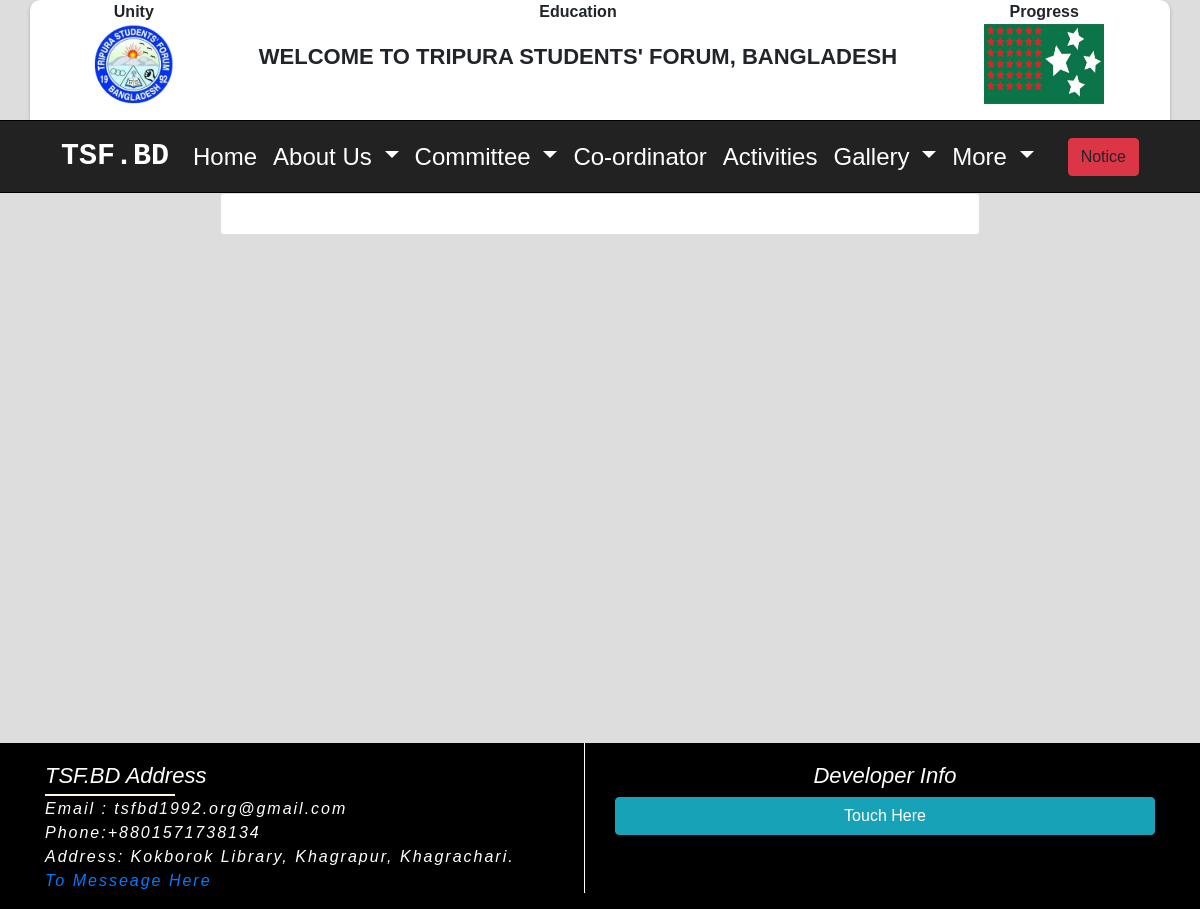
/audio-list/, run on the app's committed database.
### Home_app/models.py (models this page shows, shortened)
class TsfAboutSetting(models.Model):
    tsf_logo = models.ImageField(upload_to='tsf_logo', blank=True)
    tsf_flag = models.ImageField(upload_to='tsf_flag', blank=True)
    tsf_greeting = models.CharField(max_length=255, blank=True)
    country = models.CharField(max_length=255, blank=True)
    tsf_phone = models.CharField(max_length=255, blank=True)
    tsf_email = models.EmailField(max_length=255, blank=True)
    tsf_address = models.TextField(blank=True)
    tsf_about = models.TextField(blank=True)
    tsf_president_name = models.CharField(max_length=255, blank=True)
    tsf_president_photo = models.ImageField(upload_to='president_photo')
    tsf_president_title = models.CharField(max_length=255, blank=True)
    tsf_president_about = models.TextField(blank=True)
    tsf_secretary_name = models.CharField(max_length=255, blank=True)
    tsf_secretary_photo = models.ImageField(upload_to='secretary_photo')
    tsf_secretary_title = models.CharField(max_length=255, blank=True)
    tsf_secretary_about = models.TextField(blank=True)
    tsf_fb_link = models.URLField(max_length=255, blank=True)
    tsf_twitter_link = models.URLField(max_length=255, blank=True)
    tsf_instagram_link = models.URLField(max_length=255, blank=True)
    tsf_linkdin_link = models.URLField(max_length=255, blank=True)
    tsf_youtube_link = models.URLField(max_length=255, blank=True)
    class Meta:
        verbose_name_plural = "TSF ABOUT"

### Vedio_app/views.py (the view)
# urls.py: path('audio-list/', views.audio_list, name='audio_list'),
def audio_list(request):
    about_inform = TsfAboutSetting.objects.get(id=1)
    context = {'about_inform': about_inform }
    return render(request, 'audio/audio.html', context)

### About_app/context_processors.py (called while the page is built)
def about_categories(request):
    about_categories = Category.objects.all()
    return {'about_categories': about_categories }

### Home_app/context_processors.py (called while the page is built)
def about_inform(request):
    about_inform = TsfAboutSetting.objects.first()
    return {'about_inform': about_inform}

def developer_info(request):
    developer_info = DeveloperInfo.objects.first()
    return {'developer_info': developer_info}

### Notice/context_processors.py (called while the page is built)
def notice_list(request):
    notice_list = NoticeBoard.objects.filter(publish_date__lte=timezone.now()).order_by('-publish_date')[:1]
    return {'notice_list': notice_list }

### templates/audio/audio.html (shortened to what this page needs)
{% extends 'home/base.html' %}
{% load static %}
{% load crispy_forms_tags %}
{% block body %}
<section class="vedio_details_secton">
    <div class="container">
        <div class="row justify-content-center">
         <div class=" col-md-8 card">
             <div class="card-body" style="min-height: 550x;">
             </div>
             </div>
      </div>
        </div>
    </section>
{% endblock %}

### templates/home/banner.html
{% load static %}
<section id="banner_section">
  <div class="container logoheder">
     <div class="tsf-logo-box">
       <p  class="dignity">Unity</p>
       <img src="{{ about_inform.tsf_logo.url }}" alt="logo" class="tsf_logo_banner">
     </div>
     <div class="tsf-text-box">
       <p class="dignity">Education</p>
      <h3 class="banner_text">{{ about_inform.tsf_greeting}}, {{ about_inform.country}}</h3>
    </div>
    <div class="tsf-flag-box">
      <p  class="dignity">Progress</p>
      <img src="{{ about_inform.tsf_flag.url}}" alt="flag" class="tsf_flag_banner">
    </div>
    </div>
    </section>

### templates/home/footer.html (shortened to what this page needs)
<div class="container">
    <div class="row">
       <div class="col-md-6">
   <div class="side_left">
    <ul class="footer_list">
      <h2 class="Tsf_info">TSF.BD Address </h2>
       <li class="tsf_email"> Email : {{ about_inform.tsf_email }}</li>
       <li> Phone:{{ about_inform.tsf_phone }}</li>
       <li> Address: {{ about_inform.tsf_address }}</li>
       <li> <a href="{% url 'contact' %}">To Messeage Here</a></li>
     </ul>
   </div>
       </div>
       <div class="col-md-6">
<div class="footer_list">
  <h2 class="developer_title">Developer Info</h2>
<button type="button" class="btn btn-info btn-block" data-toggle="modal" data-target="#exampleModalCenter">
Touch Here
</button>
</div>
            </div>
    </div>
</div>

### Home_app/static/css/home.css (style rules this page uses)
* { margin: 0; padding: 0; }
body { font-family: 'Poppins', sans-serif; }
.logoheder { height: 120px; background: #fff; overflow: hidden; border-radius:10px 10px 0px 0px; box-shadow: rgba(50, 50, 93, 0.25) 0px 2px 5px -1px, rgba(0, 0, 0, 0.3) 0px 1px 3px -1px; }
.dignity { margin: 0; padding: 0; text-align: center; text-transform: capitalize; font-weight: bold; }
.tsf-logo-box { text-align: center; float: left; width: 16%; }
.tsf_logo_banner { height: 80px; width: 80px; border-radius: 50%; }
.tsf-text-box { margin-left: -22px; text-align: center; width: 68%; float: left; }
.tsf_flag_banner { height: 80px; width: 120px; }
.tsf-flag-box { text-align: center; float: left; width: 16%; }
.banner_text { margin-top: 20px; font-weight: bold; text-transform: uppercase; font-size: 22px; }

### Home_app/static/css/footer.css (style rules this page uses)
.footer_list { padding-top: 20px; }
.side_left { border-right: 1px solid #fff; }
.footer_list li { font-size: 16px; letter-spacing: 2px; font-style: italic; list-style: none; color: #fff; }
.tsf_email { font-size: 16px; font-style: italic; }
.developer_title { text-align: center; color: #fff!important; font-size: 22px; font-style: italic; }
.Tsf_info { color: #fff; font-size: 22px; font-style: italic; position: relative; }
.Tsf_info::after { position: absolute; content: ''; height: 2px; width: 130px; display: block; margin-top: 5px; background: cornsilk; }

### Home_app/static/css/vedio_app.css (style rules this page uses)
.vedio_details_secton { min-height: 550px; }

### data on the page
TsfAboutSetting: tsf_logo (picture), tsf_greeting "WELCOME TO TRIPURA STUDENTS' FORUM", country "BANGLADESH", tsf_flag (picture), tsf_email "tsfbd1992.org@gmail.com", tsf_phone "+8801571738134", tsf_address "Kokborok Library, Khagrapur, Khagrachari."
